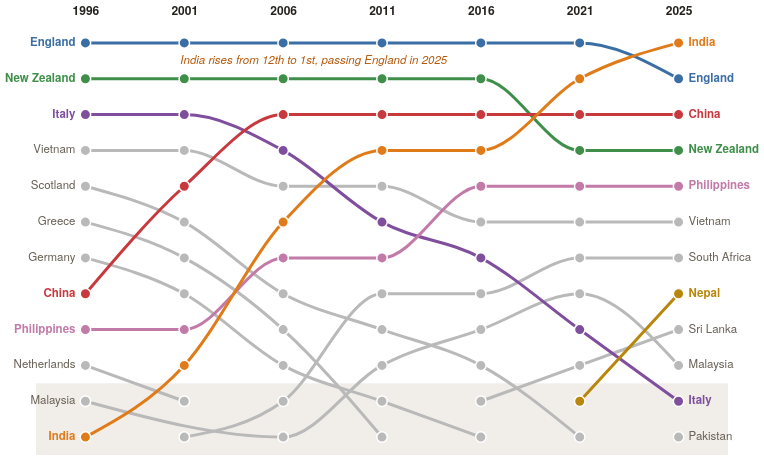

Specify this chart in Vega-Lite:
### Vega-Lite specification from a JSON file in a GitHub repository (floating-point values rounded to 4 significant figures)
{"$schema": "https://vega.github.io/schema/vega-lite/v5.json", "config": {"background": null, "font": "IBM Plex Sans, Helvetica Neue, Arial, sans-serif", "padding": 4, "view": {"stroke": null}, "axis": {"labelColor": "#675f54", "titleColor": "#675f54", "gridColor": "#d8cfbf", "domainColor": "#d8cfbf", "tickColor": "#d8cfbf", "labelFont": "IBM Plex Sans, Helvetica Neue, Arial, sans-serif", "labelFontSize": 11, "titleFont": "IBM Plex Sans, Helvetica Neue, Arial, sans-serif", "titleFontWeight": 500, "titleFontSize": 11.5}, "legend": {"labelColor": "#675f54", "titleColor": "#25221d", "labelFont": "IBM Plex Sans, Helvetica Neue, Arial, sans-serif", "titleFont": "IBM Plex Sans, Helvetica Neue, Arial, sans-serif", "titleFontWeight": 600, "labelFontSize": 12, "titleFontSize": 12, "symbolStrokeColor": "#fbf8f2"}, "text": {"color": "#25221d", "font": "IBM Plex Sans, Helvetica Neue, Arial, sans-serif"}, "tooltipFormat": {"numberFormat": ",.0f"}}, "width": 692, "height": 430, "encoding": {"x": {"field": "year", "type": "ordinal", "title": null, "axis": {"orient": "top", "domain": false, "ticks": false, "labelAngle": 0, "labelExpr": "datum.label", "labelFontWeight": 600, "labelFontSize": 12, "labelPadding": 8, "labelColor": "#25221d"}}, "y": {"field": "rank", "type": "quantitative", "title": null, "scale": {"domain": [0.5, 12.5], "reverse": true, "nice": false, "zero": false}, "axis": null}}, "layer": [{"data": {"values": [{"a": 10.5, "b": 12.5}]}, "mark": {"type": "rect", "fill": "#d8cfbf", "opacity": 0.35}, "encoding": {"x": null, "y": {"field": "a", "type": "quantitative", "scale": {"domain": [0.5, 12.5], "reverse": true, "nice": false, "zero": false}}, "y2": {"field": "b"}}}, {"data": {"values": [{"country": "Vietnam", "year": 1996, "rank": 4, "n": 158740, "key": "Other"}, {"country": "Scotland", "year": 1996, "rank": 5, "n": 150110, "key": "Other"}, {"country": "Greece", "year": 1996, "rank": 6, "n": 138080, "key": "Other"}, {"country": "Germany", "year": 1996, "rank": 7, "n": 121910, "key": "Other"}, {"country": "Netherlands", "year": 1996, "rank": 10, "n": 96370, "key": "Other"}, {"country": "Malaysia", "year": 1996, "rank": 11, "n": 82530, "key": "Other"}, {"country": "Vietnam", "year": 2001, "rank": 4, "n": 163490, "key": "Other"}, {"country": "Scotland", "year": 2001, "rank": 6, "n": 141850, "key": "Other"}, {"country": "Greece", "year": 2001, "rank": 7, "n": 128700, "key": "Other"}, {"country": "Germany", "year": 2001, "rank": 8, "n": 118340, "key": "Other"}, {"country": "Netherlands", "year": 2001, "rank": 11, "n": 91900, "key": "Other"}, {"country": "South Africa", "year": 2001, "rank": 12, "n": 86820, "key": "Other"}, {"country": "Vietnam", "year": 2006, "rank": 5, "n": 178010, "key": "Other"}, {"country": "Scotland", "year": 2006, "rank": 8, "n": 136630, "key": "Other"}, {"country": "Greece", "year": 2006, "rank": 9, "n": 128980, "key": "Other"}, {"country": "Germany", "year": 2006, "rank": 10, "n": 124710, "key": "Other"}, {"country": "South Africa", "year": 2006, "rank": 11, "n": 119490, "key": "Other"}, {"country": "Malaysia", "year": 2006, "rank": 12, "n": 105710, "key": "Other"}, {"country": "Vietnam", "year": 2011, "rank": 5, "n": 207620, "key": "Other"}, {"country": "South Africa", "year": 2011, "rank": 8, "n": 161590, "key": "Other"}, {"country": "Scotland", "year": 2011, "rank": 9, "n": 141220, "key": "Other"}, {"country": "Malaysia", "year": 2011, "rank": 10, "n": 134140, "key": "Other"}, {"country": "Germany", "year": 2011, "rank": 11, "n": 125750, "key": "Other"}, {"country": "Greece", "year": 2011, "rank": 12, "n": 121180, "key": "Other"}, {"country": "Vietnam", "year": 2016, "rank": 6, "n": 243220, "key": "Other"}, {"country": "South Africa", "year": 2016, "rank": 8, "n": 180480, "key": "Other"}, {"country": "Malaysia", "year": 2016, "rank": 9, "n": 152900, "key": "Other"}, {"country": "Scotland", "year": 2016, "rank": 10, "n": 137760, "key": "Other"}, {"country": "Sri Lanka", "year": 2016, "rank": 11, "n": 124500, "key": "Other"}, {"country": "Germany", "year": 2016, "rank": 12, "n": 116700, "key": "Other"}, {"country": "Vietnam", "year": 2021, "rank": 6, "n": 274840, "key": "Other"}, {"country": "South Africa", "year": 2021, "rank": 7, "n": 202730, "key": "Other"}, {"country": "Malaysia", "year": 2021, "rank": 8, "n": 173990, "key": "Other"}, {"country": "Sri Lanka", "year": 2021, "rank": 10, "n": 140110, "key": "Other"}, {"country": "Scotland", "year": 2021, "rank": 12, "n": 127340, "key": "Other"}, {"country": "Vietnam", "year": 2025, "rank": 6, "n": 326630, "key": "Other"}, {"country": "South Africa", "year": 2025, "rank": 7, "n": 229950, "key": "Other"}, {"country": "Sri Lanka", "year": 2025, "rank": 9, "n": 184800, "key": "Other"}, {"country": "Malaysia", "year": 2025, "rank": 10, "n": 184320, "key": "Other"}, {"country": "Pakistan", "year": 2025, "rank": 12, "n": 143920, "key": "Other"}, {"country": "England", "year": 1996, "rank": 1, "n": 956680, "key": "England"}, {"country": "New Zealand", "year": 1996, "rank": 2, "n": 312240, "key": "New Zealand"}, {"country": "Italy", "year": 1996, "rank": 3, "n": 250360, "key": "Italy"}, {"country": "China", "year": 1996, "rank": 8, "n": 118640, "key": "China"}, {"country": "Philippines", "year": 1996, "rank": 9, "n": 104820, "key": "Philippines"}, {"country": "India", "year": 1996, "rank": 12, "n": 80470, "key": "India"}, {"country": "England", "year": 2001, "rank": 1, "n": 927630, "key": "England"}, {"country": "New Zealand", "year": 2001, "rank": 2, "n": 389600, "key": "New Zealand"}, {"country": "Italy", "year": 2001, "rank": 3, "n": 229850, "key": "Italy"}, {"country": "China", "year": 2001, "rank": 5, "n": 153360, "key": "China"}, {"country": "Philippines", "year": 2001, "rank": 9, "n": 114260, "key": "Philippines"}, {"country": "India", "year": 2001, "rank": 10, "n": 98070, "key": "India"}, {"country": "England", "year": 2006, "rank": 1, "n": 939260, "key": "England"}, {"country": "New Zealand", "year": 2006, "rank": 2, "n": 437890, "key": "New Zealand"}, {"country": "China", "year": 2006, "rank": 3, "n": 251960, "key": "China"}, {"country": "Italy", "year": 2006, "rank": 4, "n": 218040, "key": "Italy"}, {"country": "India", "year": 2006, "rank": 6, "n": 169720, "key": "India"}, {"country": "Philippines", "year": 2006, "rank": 7, "n": 141890, "key": "Philippines"}, {"country": "England", "year": 2011, "rank": 1, "n": 991040, "key": "England"}, {"country": "New Zealand", "year": 2011, "rank": 2, "n": 543950, "key": "New Zealand"}, {"country": "China", "year": 2011, "rank": 3, "n": 387420, "key": "China"}, {"country": "India", "year": 2011, "rank": 4, "n": 337120, "key": "India"}, {"country": "Italy", "year": 2011, "rank": 6, "n": 201680, "key": "Italy"}, {"country": "Philippines", "year": 2011, "rank": 7, "n": 193030, "key": "Philippines"}, {"country": "England", "year": 2016, "rank": 1, "n": 1002060, "key": "England"}, {"country": "New Zealand", "year": 2016, "rank": 2, "n": 568170, "key": "New Zealand"}, {"country": "China", "year": 2016, "rank": 3, "n": 557690, "key": "China"}, {"country": "India", "year": 2016, "rank": 4, "n": 489410, "key": "India"}, {"country": "Philippines", "year": 2016, "rank": 5, "n": 252690, "key": "Philippines"}, {"country": "Italy", "year": 2016, "rank": 7, "n": 195760, "key": "Italy"}, {"country": "England", "year": 2021, "rank": 1, "n": 973950, "key": "England"}, {"country": "India", "year": 2021, "rank": 2, "n": 712040, "key": "India"}, {"country": "China", "year": 2021, "rank": 3, "n": 584660, "key": "China"}, {"country": "New Zealand", "year": 2021, "rank": 4, "n": 584010, "key": "New Zealand"}, {"country": "Philippines", "year": 2021, "rank": 5, "n": 308240, "key": "Philippines"}, {"country": "Italy", "year": 2021, "rank": 9, "n": 167570, "key": "Italy"}, {"country": "Nepal", "year": 2021, "rank": 11, "n": 130290, "key": "Nepal"}, {"country": "India", "year": 2025, "rank": 1, "n": 971020, "key": "India"}, {"country": "England", "year": 2025, "rank": 2, "n": 970950, "key": "England"}, {"country": "China", "year": 2025, "rank": 3, "n": 731540, "key": "China"}, {"country": "New Zealand", "year": 2025, "rank": 4, "n": 637680, "key": "New Zealand"}, {"country": "Philippines", "year": 2025, "rank": 5, "n": 412530, "key": "Philippines"}, {"country": "Nepal", "year": 2025, "rank": 8, "n": 213580, "key": "Nepal"}, {"country": "Italy", "year": 2025, "rank": 11, "n": 152560, "key": "Italy"}]}, "mark": {"type": "line", "strokeWidth": 3, "interpolate": "monotone", "strokeCap": "round", "cursor": "pointer"}, "encoding": {"detail": {"field": "country"}, "color": {"field": "key", "type": "nominal", "scale": {"domain": ["India", "China", "England", "New Zealand", "Italy", "Philippines", "Nepal", "Other"], "range": ["#e07b1a", "#c8393d", "#3a6ea5", "#3f8f4a", "#7f4f9e", "#c27aa8", "#b8860b", "#b9b9b9"]}, "legend": null}, "opacity": {"condition": [{"param": "bc", "empty": true, "value": 1}], "value": 0.15}}}, {"data": {"values": [{"country": "Vietnam", "year": 1996, "rank": 4, "n": 158740, "key": "Other"}, {"country": "Scotland", "year": 1996, "rank": 5, "n": 150110, "key": "Other"}, {"country": "Greece", "year": 1996, "rank": 6, "n": 138080, "key": "Other"}, {"country": "Germany", "year": 1996, "rank": 7, "n": 121910, "key": "Other"}, {"country": "Netherlands", "year": 1996, "rank": 10, "n": 96370, "key": "Other"}, {"country": "Malaysia", "year": 1996, "rank": 11, "n": 82530, "key": "Other"}, {"country": "Vietnam", "year": 2001, "rank": 4, "n": 163490, "key": "Other"}, {"country": "Scotland", "year": 2001, "rank": 6, "n": 141850, "key": "Other"}, {"country": "Greece", "year": 2001, "rank": 7, "n": 128700, "key": "Other"}, {"country": "Germany", "year": 2001, "rank": 8, "n": 118340, "key": "Other"}, {"country": "Netherlands", "year": 2001, "rank": 11, "n": 91900, "key": "Other"}, {"country": "South Africa", "year": 2001, "rank": 12, "n": 86820, "key": "Other"}, {"country": "Vietnam", "year": 2006, "rank": 5, "n": 178010, "key": "Other"}, {"country": "Scotland", "year": 2006, "rank": 8, "n": 136630, "key": "Other"}, {"country": "Greece", "year": 2006, "rank": 9, "n": 128980, "key": "Other"}, {"country": "Germany", "year": 2006, "rank": 10, "n": 124710, "key": "Other"}, {"country": "South Africa", "year": 2006, "rank": 11, "n": 119490, "key": "Other"}, {"country": "Malaysia", "year": 2006, "rank": 12, "n": 105710, "key": "Other"}, {"country": "Vietnam", "year": 2011, "rank": 5, "n": 207620, "key": "Other"}, {"country": "South Africa", "year": 2011, "rank": 8, "n": 161590, "key": "Other"}, {"country": "Scotland", "year": 2011, "rank": 9, "n": 141220, "key": "Other"}, {"country": "Malaysia", "year": 2011, "rank": 10, "n": 134140, "key": "Other"}, {"country": "Germany", "year": 2011, "rank": 11, "n": 125750, "key": "Other"}, {"country": "Greece", "year": 2011, "rank": 12, "n": 121180, "key": "Other"}, {"country": "Vietnam", "year": 2016, "rank": 6, "n": 243220, "key": "Other"}, {"country": "South Africa", "year": 2016, "rank": 8, "n": 180480, "key": "Other"}, {"country": "Malaysia", "year": 2016, "rank": 9, "n": 152900, "key": "Other"}, {"country": "Scotland", "year": 2016, "rank": 10, "n": 137760, "key": "Other"}, {"country": "Sri Lanka", "year": 2016, "rank": 11, "n": 124500, "key": "Other"}, {"country": "Germany", "year": 2016, "rank": 12, "n": 116700, "key": "Other"}, {"country": "Vietnam", "year": 2021, "rank": 6, "n": 274840, "key": "Other"}, {"country": "South Africa", "year": 2021, "rank": 7, "n": 202730, "key": "Other"}, {"country": "Malaysia", "year": 2021, "rank": 8, "n": 173990, "key": "Other"}, {"country": "Sri Lanka", "year": 2021, "rank": 10, "n": 140110, "key": "Other"}, {"country": "Scotland", "year": 2021, "rank": 12, "n": 127340, "key": "Other"}, {"country": "Vietnam", "year": 2025, "rank": 6, "n": 326630, "key": "Other"}, {"country": "South Africa", "year": 2025, "rank": 7, "n": 229950, "key": "Other"}, {"country": "Sri Lanka", "year": 2025, "rank": 9, "n": 184800, "key": "Other"}, {"country": "Malaysia", "year": 2025, "rank": 10, "n": 184320, "key": "Other"}, {"country": "Pakistan", "year": 2025, "rank": 12, "n": 143920, "key": "Other"}, {"country": "England", "year": 1996, "rank": 1, "n": 956680, "key": "England"}, {"country": "New Zealand", "year": 1996, "rank": 2, "n": 312240, "key": "New Zealand"}, {"country": "Italy", "year": 1996, "rank": 3, "n": 250360, "key": "Italy"}, {"country": "China", "year": 1996, "rank": 8, "n": 118640, "key": "China"}, {"country": "Philippines", "year": 1996, "rank": 9, "n": 104820, "key": "Philippines"}, {"country": "India", "year": 1996, "rank": 12, "n": 80470, "key": "India"}, {"country": "England", "year": 2001, "rank": 1, "n": 927630, "key": "England"}, {"country": "New Zealand", "year": 2001, "rank": 2, "n": 389600, "key": "New Zealand"}, {"country": "Italy", "year": 2001, "rank": 3, "n": 229850, "key": "Italy"}, {"country": "China", "year": 2001, "rank": 5, "n": 153360, "key": "China"}, {"country": "Philippines", "year": 2001, "rank": 9, "n": 114260, "key": "Philippines"}, {"country": "India", "year": 2001, "rank": 10, "n": 98070, "key": "India"}, {"country": "England", "year": 2006, "rank": 1, "n": 939260, "key": "England"}, {"country": "New Zealand", "year": 2006, "rank": 2, "n": 437890, "key": "New Zealand"}, {"country": "China", "year": 2006, "rank": 3, "n": 251960, "key": "China"}, {"country": "Italy", "year": 2006, "rank": 4, "n": 218040, "key": "Italy"}, {"country": "India", "year": 2006, "rank": 6, "n": 169720, "key": "India"}, {"country": "Philippines", "year": 2006, "rank": 7, "n": 141890, "key": "Philippines"}, {"country": "England", "year": 2011, "rank": 1, "n": 991040, "key": "England"}, {"country": "New Zealand", "year": 2011, "rank": 2, "n": 543950, "key": "New Zealand"}, {"country": "China", "year": 2011, "rank": 3, "n": 387420, "key": "China"}, {"country": "India", "year": 2011, "rank": 4, "n": 337120, "key": "India"}, {"country": "Italy", "year": 2011, "rank": 6, "n": 201680, "key": "Italy"}, {"country": "Philippines", "year": 2011, "rank": 7, "n": 193030, "key": "Philippines"}, {"country": "England", "year": 2016, "rank": 1, "n": 1002060, "key": "England"}, {"country": "New Zealand", "year": 2016, "rank": 2, "n": 568170, "key": "New Zealand"}, {"country": "China", "year": 2016, "rank": 3, "n": 557690, "key": "China"}, {"country": "India", "year": 2016, "rank": 4, "n": 489410, "key": "India"}, {"country": "Philippines", "year": 2016, "rank": 5, "n": 252690, "key": "Philippines"}, {"country": "Italy", "year": 2016, "rank": 7, "n": 195760, "key": "Italy"}, {"country": "England", "year": 2021, "rank": 1, "n": 973950, "key": "England"}, {"country": "India", "year": 2021, "rank": 2, "n": 712040, "key": "India"}, {"country": "China", "year": 2021, "rank": 3, "n": 584660, "key": "China"}, {"country": "New Zealand", "year": 2021, "rank": 4, "n": 584010, "key": "New Zealand"}, {"country": "Philippines", "year": 2021, "rank": 5, "n": 308240, "key": "Philippines"}, {"country": "Italy", "year": 2021, "rank": 9, "n": 167570, "key": "Italy"}, {"country": "Nepal", "year": 2021, "rank": 11, "n": 130290, "key": "Nepal"}, {"country": "India", "year": 2025, "rank": 1, "n": 971020, "key": "India"}, {"country": "England", "year": 2025, "rank": 2, "n": 970950, "key": "England"}, {"country": "China", "year": 2025, "rank": 3, "n": 731540, "key": "China"}, {"country": "New Zealand", "year": 2025, "rank": 4, "n": 637680, "key": "New Zealand"}, {"country": "Philippines", "year": 2025, "rank": 5, "n": 412530, "key": "Philippines"}, {"country": "Nepal", "year": 2025, "rank": 8, "n": 213580, "key": "Nepal"}, {"country": "Italy", "year": 2025, "rank": 11, "n": 152560, "key": "Italy"}]}, "params": [{"name": "bc", "select": {"type": "point", "fields": ["country"], "on": "pointerover", "clear": "pointerout"}}], "mark": {"type": "circle", "size": 110, "stroke": "#ffffff", "strokeWidth": 1.5, "opacity": 1, "cursor": "pointer"}, "encoding": {"color": {"field": "key", "type": "nominal", "scale": {"domain": ["India", "China", "England", "New Zealand", "Italy", "Philippines", "Nepal", "Other"], "range": ["#e07b1a", "#c8393d", "#3a6ea5", "#3f8f4a", "#7f4f9e", "#c27aa8", "#b8860b", "#b9b9b9"]}, "legend": null}, "opacity": {"condition": [{"param": "bc", "empty": true, "value": 1}], "value": 0.15}, "tooltip": [{"field": "country", "title": "Born in"}, {"field": "year", "title": "Year"}, {"field": "rank", "title": "Rank"}, {"field": "n", "title": "Residents", "format": ","}]}}, {"data": {"values": [{"year": 2001, "rank": 1.5, "t": "India rises from 12th to 1st, passing England in 2025"}]}, "mark": {"type": "text", "align": "left", "baseline": "middle", "fontSize": 11.5, "fontStyle": "italic", "color": "#b4590b", "dx": -4, "interactive": false}, "encoding": {"text": {"field": "t"}}}, {"data": {"values": [{"country": "Vietnam", "year": 1996, "rank": 4, "n": 158740, "key": "Other", "side": "L", "lc": "#675f54"}, {"country": "Scotland", "year": 1996, "rank": 5, "n": 150110, "key": "Other", "side": "L", "lc": "#675f54"}, {"country": "Greece", "year": 1996, "rank": 6, "n": 138080, "key": "Other", "side": "L", "lc": "#675f54"}, {"country": "Germany", "year": 1996, "rank": 7, "n": 121910, "key": "Other", "side": "L", "lc": "#675f54"}, {"country": "Netherlands", "year": 1996, "rank": 10, "n": 96370, "key": "Other", "side": "L", "lc": "#675f54"}, {"country": "Malaysia", "year": 1996, "rank": 11, "n": 82530, "key": "Other", "side": "L", "lc": "#675f54"}, {"country": "England", "year": 1996, "rank": 1, "n": 956680, "key": "England", "side": "L", "lc": "#3a6ea5"}, {"country": "New Zealand", "year": 1996, "rank": 2, "n": 312240, "key": "New Zealand", "side": "L", "lc": "#3f8f4a"}, {"country": "Italy", "year": 1996, "rank": 3, "n": 250360, "key": "Italy", "side": "L", "lc": "#7f4f9e"}, {"country": "China", "year": 1996, "rank": 8, "n": 118640, "key": "China", "side": "L", "lc": "#c8393d"}, {"country": "Philippines", "year": 1996, "rank": 9, "n": 104820, "key": "Philippines", "side": "L", "lc": "#c27aa8"}, {"country": "India", "year": 1996, "rank": 12, "n": 80470, "key": "India", "side": "L", "lc": "#e07b1a"}, {"country": "Vietnam", "year": 2025, "rank": 6, "n": 326630, "key": "Other", "side": "R", "lc": "#675f54"}, {"country": "South Africa", "year": 2025, "rank": 7, "n": 229950, "key": "Other", "side": "R", "lc": "#675f54"}, {"country": "Sri Lanka", "year": 2025, "rank": 9, "n": 184800, "key": "Other", "side": "R", "lc": "#675f54"}, {"country": "Malaysia", "year": 2025, "rank": 10, "n": 184320, "key": "Other", "side": "R", "lc": "#675f54"}, {"country": "Pakistan", "year": 2025, "rank": 12, "n": 143920, "key": "Other", "side": "R", "lc": "#675f54"}, {"country": "India", "year": 2025, "rank": 1, "n": 971020, "key": "India", "side": "R", "lc": "#e07b1a"}, {"country": "England", "year": 2025, "rank": 2, "n": 970950, "key": "England", "side": "R", "lc": "#3a6ea5"}, {"country": "China", "year": 2025, "rank": 3, "n": 731540, "key": "China", "side": "R", "lc": "#c8393d"}, {"country": "New Zealand", "year": 2025, "rank": 4, "n": 637680, "key": "New Zealand", "side": "R", "lc": "#3f8f4a"}, {"country": "Philippines", "year": 2025, "rank": 5, "n": 412530, "key": "Philippines", "side": "R", "lc": "#c27aa8"}, {"country": "Nepal", "year": 2025, "rank": 8, "n": 213580, "key": "Nepal", "side": "R", "lc": "#b8860b"}, {"country": "Italy", "year": 2025, "rank": 11, "n": 152560, "key": "Italy", "side": "R", "lc": "#7f4f9e"}]}, "mark": {"type": "text", "fontSize": 11.5, "baseline": "middle", "align": {"expr": "datum.side == 'L' ? 'right' : 'left'"}, "dx": {"expr": "datum.side == 'L' ? -10 : 10"}, "fontWeight": {"expr": "datum.key != 'Other' ? 700 : 400"}}, "encoding": {"text": {"field": "country"}, "color": {"field": "lc", "type": "nominal", "scale": null}, "opacity": {"condition": [{"param": "bc", "empty": true, "value": 1}], "value": 0.15}}}]}
